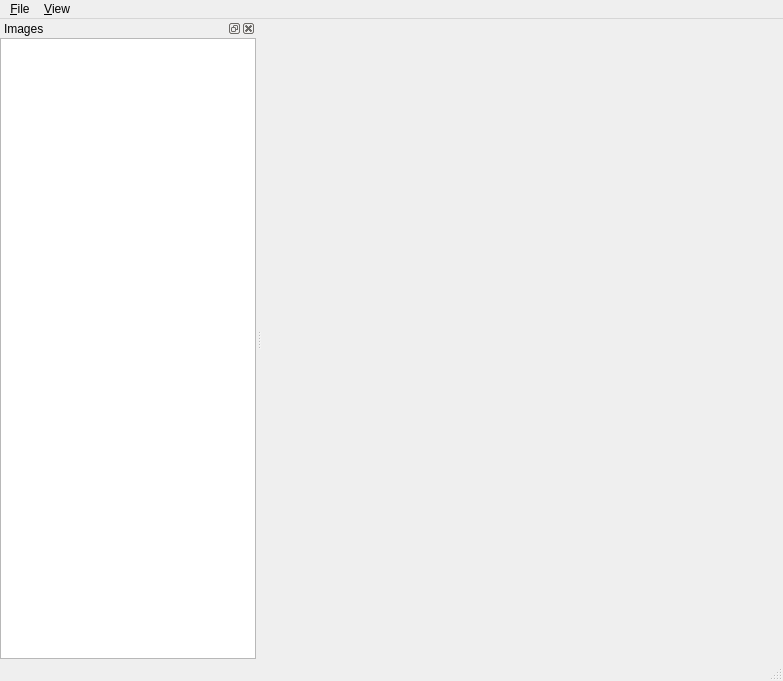
<?xml version="1.0" encoding="UTF-8"?>
<ui version="4.0">
 <class>MainWindow</class>
 <widget class="QMainWindow" name="MainWindow">
  <property name="geometry">
   <rect>
    <x>0</x>
    <y>0</y>
    <width>783</width>
    <height>681</height>
   </rect>
  </property>
  <property name="windowTitle">
   <string>SFGE Editor</string>
  </property>
  <widget class="SFGERenderWidget" name="sfgeRenderWodget"/>
  <widget class="QMenuBar" name="menubar">
   <property name="geometry">
    <rect>
     <x>0</x>
     <y>0</y>
     <width>783</width>
     <height>18</height>
    </rect>
   </property>
   <widget class="QMenu" name="menu_File">
    <property name="title">
     <string>&amp;File</string>
    </property>
    <addaction name="actionQuit"/>
   </widget>
   <widget class="QMenu" name="menu_View">
    <property name="title">
     <string>&amp;View</string>
    </property>
    <addaction name="actionImages"/>
   </widget>
   <addaction name="menu_File"/>
   <addaction name="menu_View"/>
  </widget>
  <widget class="QStatusBar" name="statusbar"/>
  <widget class="QDockWidget" name="dockWidgetImages">
   <property name="windowTitle">
    <string>Images</string>
   </property>
   <attribute name="dockWidgetArea">
    <number>1</number>
   </attribute>
   <widget class="QWidget" name="dockWidgetContents">
    <layout class="QVBoxLayout" name="verticalLayout">
     <property name="margin">
      <number>0</number>
     </property>
     <item>
      <widget class="QListWidget" name="listWidgetImages"/>
     </item>
    </layout>
   </widget>
  </widget>
  <action name="actionQuit">
   <property name="text">
    <string>&amp;Quit</string>
   </property>
   <property name="shortcut">
    <string/>
   </property>
   <property name="shortcutContext">
    <enum>Qt::ApplicationShortcut</enum>
   </property>
  </action>
  <action name="actionImages">
   <property name="checkable">
    <bool>true</bool>
   </property>
   <property name="checked">
    <bool>true</bool>
   </property>
   <property name="text">
    <string>Images</string>
   </property>
  </action>
 </widget>
 <customwidgets>
  <customwidget>
   <class>SFGERenderWidget</class>
   <extends>QWidget</extends>
   <header>sfge_render_widget.hpp</header>
   <container>1</container>
  </customwidget>
 </customwidgets>
 <resources/>
 <connections>
  <connection>
   <sender>actionQuit</sender>
   <signal>triggered()</signal>
   <receiver>MainWindow</receiver>
   <slot>close()</slot>
   <hints>
    <hint type="sourcelabel">
     <x>-1</x>
     <y>-1</y>
    </hint>
    <hint type="destinationlabel">
     <x>399</x>
     <y>299</y>
    </hint>
   </hints>
  </connection>
  <connection>
   <sender>actionImages</sender>
   <signal>toggled(bool)</signal>
   <receiver>dockWidgetImages</receiver>
   <slot>setVisible(bool)</slot>
   <hints>
    <hint type="sourcelabel">
     <x>-1</x>
     <y>-1</y>
    </hint>
    <hint type="destinationlabel">
     <x>70</x>
     <y>299</y>
    </hint>
   </hints>
  </connection>
  <connection>
   <sender>dockWidgetImages</sender>
   <signal>visibilityChanged(bool)</signal>
   <receiver>actionImages</receiver>
   <slot>setChecked(bool)</slot>
   <hints>
    <hint type="sourcelabel">
     <x>70</x>
     <y>299</y>
    </hint>
    <hint type="destinationlabel">
     <x>-1</x>
     <y>-1</y>
    </hint>
   </hints>
  </connection>
 </connections>
</ui>
